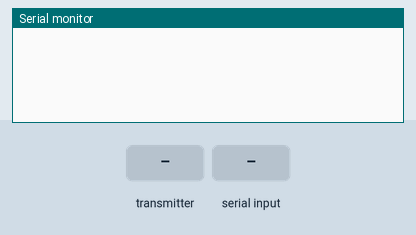
This sketch was run on a simulated ESP32. Parts: the last lines printed to the serial monitor. Inputs (shaded band) come from the test bench.

Above: at 1.2 s.
1.3 s: the transmitter starts sending type = ack
At 1.66 s:
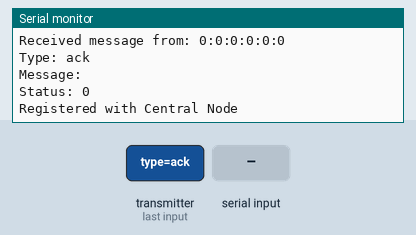
2.8 s: the transmitter starts sending message = ack
4.8 s: "ack\n" received over Serial
At 5.23 s:
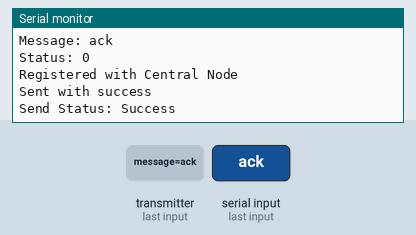
6.5 s: the transmitter starts sending type = NoAckReq
At 6.86 s:
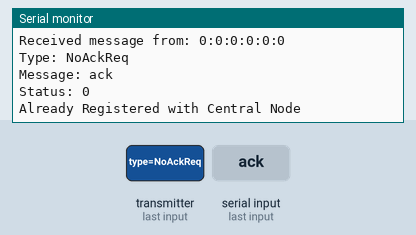
8.0 s: the transmitter starts sending message = NoAckReq
10.0 s: the transmitter starts sending type = Request
At 10.36 s:
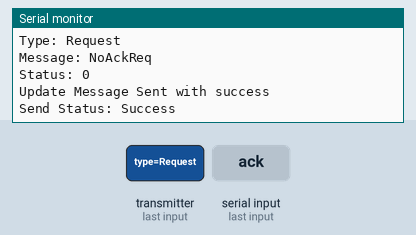

The sketch:

sub.ino
```cpp
#include <esp_now.h>
#include <WiFi.h>

// Structure for messages
typedef struct struct_message {
    char type[10];
    char message[32];
    int status;
    uint8_t target_mac[6];  // Target MAC address
    bool reset;
} struct_message;

esp_now_peer_info_t peerInfo = {};

uint8_t centralMac[6] = {0x34, 0x98, 0x7A, 0xB8, 0x0C, 0xC4};
bool isregister = false;
bool reset = false;

void registerWithCentral() {
    struct_message RegData;
    strcpy(RegData.type, "Register");
    strcpy(RegData.message, "ESP32-CAM");
    RegData.status = 0;
    memcpy(peerInfo.peer_addr, centralMac, 6);

    if (esp_now_add_peer(&peerInfo) != ESP_OK)
    {
        Serial.println("Failed to add peer");
        return;
    }

    esp_err_t result = esp_now_send(centralMac, (uint8_t *) &RegData, sizeof(RegData));
    if (result == ESP_OK) {
        Serial.println("Registration Message Sent with success");
    } else {
        Serial.println("Error Registering to Central Node");
    }
    esp_now_del_peer(peerInfo.peer_addr);
}

void sendUpdate(const uint8_t *mac_addr) {
        // Handle status request and send response
        struct_message response;
        strcpy(response.type, "Update");
        strcpy(response.message, "Spot 1 Status");
        response.status = 1;  // Example status
        memcpy(response.target_mac, mac_addr, 6);
        memcpy(peerInfo.peer_addr, mac_addr, 6);

        if (esp_now_add_peer(&peerInfo) != ESP_OK)
        {
            Serial.println("Failed to add peer to update the request");
            return;
        }
        esp_err_t result = esp_now_send(mac_addr, (uint8_t *) &response, sizeof(response));
        if (result == ESP_OK) {
            Serial.println("Update Message Sent with success");
        }
        else {
            Serial.println("Error Updating to Central Node");
        }
        esp_now_del_peer(peerInfo.peer_addr);
}

void OnDataRecv(const uint8_t *mac_addr, const uint8_t *incomingData, int len) {
    struct_message RecvData;
    memcpy(&RecvData, incomingData, sizeof(RecvData));
    reset = RecvData.reset;

    Serial.print("Received message from: ");
    for (int i = 0; i < 6; i++) {
        Serial.print(mac_addr[i], HEX);
        if (i < 5) Serial.print(":");
    }
    Serial.println();

    Serial.print("Type: ");
    Serial.println(RecvData.type);
    Serial.print("Message: ");
    Serial.println(RecvData.message);
    Serial.print("Status: ");
    Serial.println(RecvData.status);

    // Handle acknowledgment
    if (strcmp(RecvData.type, "ack") == 0)
    {
        Serial.println("Registered with Central Node");
        isregister = true;
    }
    if (strcmp(RecvData.type, "NoAckReq") == 0)
    {
        Serial.println("Already Registered with Central Node");
        isregister = true;
    }
    else if (strcmp(RecvData.type, "Request") == 0)
    {
        if (isregister) {
            sendUpdate(mac_addr);
        }
        else {
            Serial.println("Not Registered to send update");
        }
    }
    else if (strcmp(RecvData.type, "Discover") == 0 && (reset || !isregister) )
    {
        registerWithCentral();
    }

}

void OnDataSent(const uint8_t *mac_addr, esp_now_send_status_t status) {
    Serial.print("Send Status: ");
    Serial.println(status == ESP_NOW_SEND_SUCCESS ? "Success" : "Fail");
}

void setup() {
    Serial.begin(115200);
    WiFi.mode(WIFI_STA);

    if (esp_now_init() != ESP_OK) {
        Serial.println("Error initializing ESP-NOW");
        return;
    }

    peerInfo.channel = 0;
    peerInfo.encrypt = false;

    esp_now_register_recv_cb(OnDataRecv);
    esp_now_register_send_cb(OnDataSent);
}

void loop() {
    // Example: Send status update
    struct_message myData;
    if (Serial.available() > 0) {
        String input = Serial.readStringUntil('\n');
        strcpy(myData.type, "Update");
        input.toCharArray(myData.message, sizeof(myData.message));
        myData.status = 1;
        memcpy(peerInfo.peer_addr, centralMac, 6);
        if (esp_now_add_peer(&peerInfo) != ESP_OK)
        {
            Serial.println("Failed to add peer to update the request");
            return;
        }
        esp_err_t result = esp_now_send(centralMac, (uint8_t *) &myData, sizeof(myData));
        if (result == ESP_OK) {
            Serial.println("Sent with success");
        } else {
            Serial.println("Error sending the data");
        }
        esp_now_del_peer(peerInfo.peer_addr);
    }

    delay(1000);
}
```

Measured:
- after the input at 1.3 s, the serial monitor: prints a new line after 0.05 s (image 1)
- after the input at 4.8 s, the serial monitor: prints a new line after 0.20 s (image 2)
- after the input at 6.5 s, the serial monitor: prints a new line after 0.05 s (image 3)
- after the input at 10.0 s, the serial monitor: prints a new line after 0.05 s (image 4)
